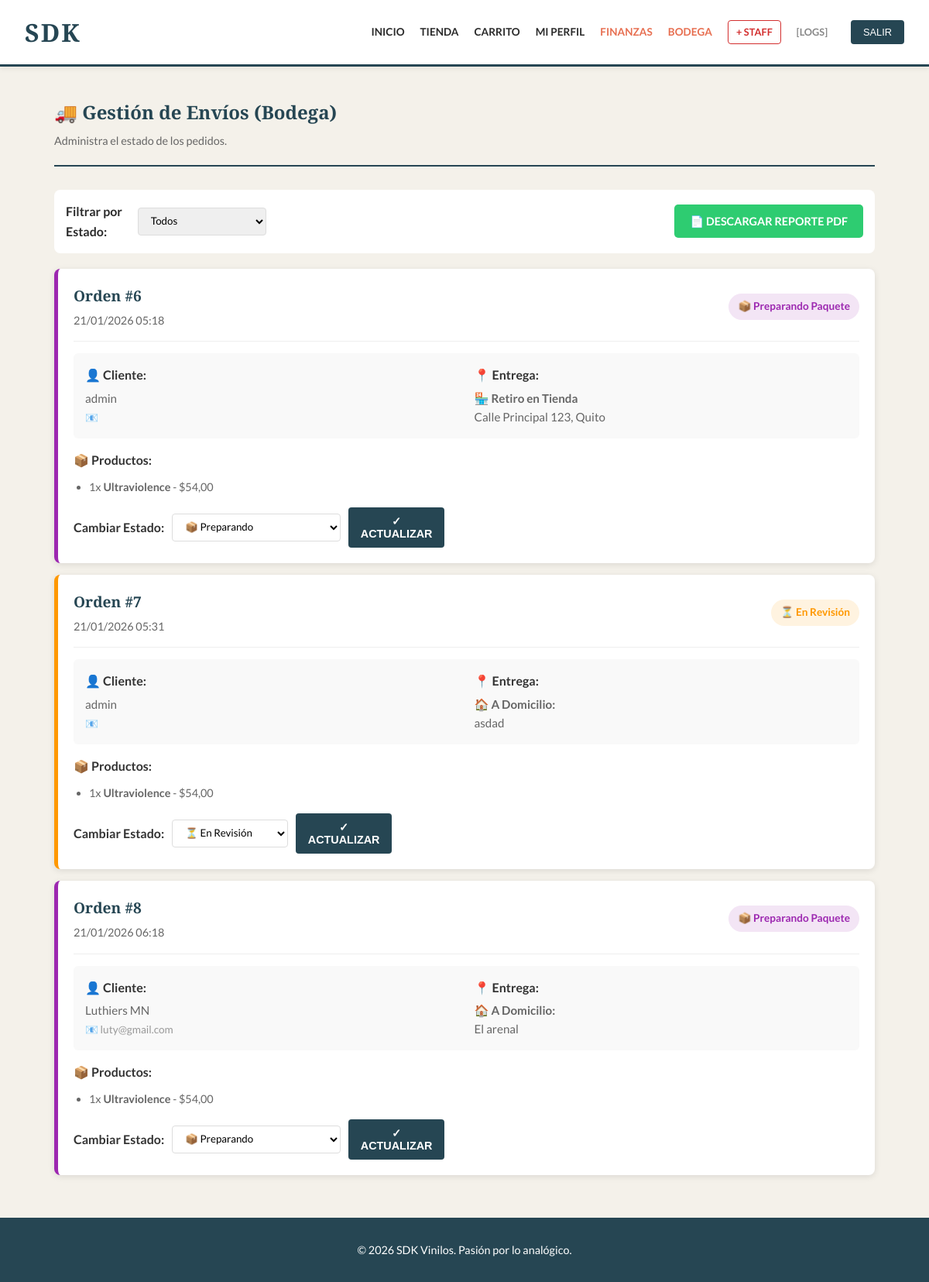
The app's page /bodega/pedidos/ (signed in) with its own data.
### tienda/models.py (models this page shows, shortened)
class OrdenVenta(models.Model):
    TIPO_ENTREGA_CHOICES = [
        ('DOMICILIO', 'Entrega a Domicilio'),
        ('RETIRO', 'Retiro en Tienda'),
    ]
    ESTADOS = [('PENDIENTE', 'Pendiente'), ('PAGADO', 'Pagado'), ('DEVUELTO', 'Devuelto')]
    ESTADOS_ENVIO = [
        ('REVISION', '⏳ En Revisión'),
        ('PREPARANDO', '📦 Preparando Paquete'),
        ('EN_CAMINO', '🚚 En Camino'),
        ('ENTREGADO', '✅ Entregado'),
    ]
    cliente = models.ForeignKey(User, on_delete=models.CASCADE)
    fechaCompra = models.DateTimeField(auto_now_add=True)
    estadoOrden = models.CharField(max_length=20, choices=ESTADOS, default='PENDIENTE')
    subtotalSinImpuestos = models.DecimalField(max_digits=10, decimal_places=2, default=0)
    valorImpuestos = models.DecimalField(max_digits=10, decimal_places=2, default=0)
    valorDescuento = models.DecimalField(max_digits=10, decimal_places=2, default=0)
    totalFinal = models.DecimalField(max_digits=10, decimal_places=2, default=0)
    estadoEntrega = models.CharField(max_length=20, choices=ESTADOS_ENVIO, default='REVISION')
    metodoPago = models.CharField(max_length=50, default='Tarjeta Crédito')
    infoPago = models.CharField(max_length=20, default='**** 0000', verbose_name="Terminación Tarjeta")
    motivoDevolucion = models.TextField(blank=True, null=True)
    montoReembolsado = models.DecimalField(max_digits=10, decimal_places=2, default=0)
    cuponAplicado = models.ForeignKey(CuponDescuento, on_delete=models.SET_NULL, null=True, blank=True)
    tipoEntrega = models.CharField(max_length=20,choices=TIPO_ENTREGA_CHOICES,default='RETIRO')
    direccionEntrega = models.TextField( null=True,blank=True,help_text="Dirección de entrega a domicilio")
    montoDescuento = models.DecimalField(max_digits=10, decimal_places=2, default=0)
    class Meta:
        ordering = ['-fechaCompra']

class DetalleOrden(models.Model):
    orden = models.ForeignKey(OrdenVenta, related_name='detalles', on_delete=models.CASCADE)
    producto = models.ForeignKey(ViniloMusical, on_delete=models.PROTECT)
    cantidad = models.IntegerField(default=1)
    precioUnitarioHistorico = models.DecimalField(max_digits=10, decimal_places=2)

class ViniloMusical(models.Model):
    tituloDisco = models.CharField(max_length=200)
    artistaPrincipal = models.CharField(max_length=200)
    precioUnitario = models.DecimalField(
        max_digits=10,
        decimal_places=2,
        help_text="Precio CON IVA incluido (Ley Ecuador)"
    )
    stockDisponible = models.IntegerField(default=0)
    porcentajeDescuento = models.IntegerField(
        default=0,
        verbose_name="Descuento (%)",
        help_text="0 para precio normal"
    )
    activo = models.BooleanField(default=True, verbose_name="¿Activo en Tienda?")
    imagenPortada = models.ImageField(upload_to='portadas/', blank=True, null=True)
    imagenUrl = models.URLField(
        max_length=500,
        blank=True,
        null=True,
        verbose_name="URL de Imagen (Opcional)"
    )
    categoria = models.CharField(max_length=100, verbose_name="Género Musical")
    esNuevo = models.BooleanField(default=True)
    aceptaDevolucion = models.BooleanField(default=True)
    descripcion = models.TextField(
        blank=True,
        null=True,
        verbose_name="Descripción del Álbum",
        help_text="Historia del disco, canciones destacadas, etc."
    )
    listaCanciones = models.TextField(
        blank=True,
        null=True,
        verbose_name="Lista de Canciones",
        help_text="Una por línea o separadas por comas"
    )
    class Meta:
        verbose_name = "Vinilo Musical"
        verbose_name_plural = "Vinilos Musicales"
        ordering = ['-id']

### tienda/views.py (the view)
# urls.py: path('bodega/pedidos/', views.gestionPedidosBodega, name='pedidos_bodega'),
@user_passes_test(esBodeguero)
def gestionPedidosBodega(request):
    pedidos_pendientes = OrdenVenta.objects.filter(
        estadoOrden='PAGADO'
    ).exclude(
        estadoEntrega='ENTREGADO'
    ).order_by('fechaCompra')
    return render(request, 'tienda/admin_pedidos.html', {'ordenes': pedidos_pendientes})

### tienda/templatetags/roles.py (called while the page is built)
@register.filter(name='tiene_rol')
def tiene_rol(user, nombre_grupo):
    if user.is_superuser:
        return True
    return user.groups.filter(name=nombre_grupo).exists()

### tienda/views.py (called while the page is built)
def esBodeguero(user): return user.is_superuser or user.groups.filter(name='Bodega').exists()

### tienda/templates/tienda/admin_pedidos.html (shortened to what this page needs)
{% extends 'tienda/base.html' %}
{% block content %}
<div style="display: flex; justify-content: space-between; align-items: center; margin-bottom: 30px; border-bottom: 2px solid var(--secundario); padding-bottom: 20px;">
    <div>
        <h2 style="margin: 0; color: var(--secundario);">🚚 Gestión de Envíos (Bodega)</h2>
        <p style="margin: 5px 0 0 0; color: #666; font-size: 0.9rem;">Administra el estado de los pedidos.</p>
    </div>
</div>
<div style="background: #fff; padding: 15px; border-radius: 8px; margin-bottom: 20px; display: flex; justify-content: space-between; align-items: center;">
    <div style="display: flex; gap: 15px; align-items: center;">
        <label for="filtroEstado" style="font-weight: bold;">Filtrar por Estado:</label>
        <select id="filtroEstado" onchange="filtrarPedidos()" style="padding: 8px 12px; border: 1px solid #ddd; border-radius: 4px;">
            <option value="">Todos</option>
        </select>
    </div>
    <a href="{% url 'reporte_bodega_pdf' %}" class="btn" style="background: #2ecc71; display: flex; align-items: center; gap: 8px; text-decoration: none; color: white; padding: 10px 20px; border-radius: 5px; font-weight: bold;">
        📄 Descargar Reporte PDF
    </a>
</div>
<div id="listaPedidos">
    {% for orden in ordenes %}
    <div class="pedido-card" data-estado="{{ orden.estadoEntrega }}" style="background: #fff; padding: 20px; border-radius: 8px; margin-bottom: 15px; border-left: 5px solid {% if orden.estadoEntrega == 'REVISION' %}#ff9800{% elif orden.estadoEntrega == 'PREPARANDO' %}#9c27b0{% elif orden.estadoEntrega == 'EN_CAMINO' %}#2196f3{% else %}#4caf50{% endif %}; box-shadow: 0 2px 8px rgba(0,0,0,0.1);">
        <div style="display: flex; justify-content: space-between; align-items: center; margin-bottom: 15px; padding-bottom: 15px; border-bottom: 1px solid #eee;">
            <div>
                <h3 style="margin: 0; font-size: 1.2rem; color: var(--secundario);">Orden #{{ orden.id }}</h3>
                <p style="margin: 5px 0 0 0; color: #666; font-size: 0.9rem;">{{ orden.fechaCompra|date:'d/m/Y H:i' }}</p>
            </div>
            <div style="text-align: right;">
                <span style="display: inline-block; padding: 6px 12px; border-radius: 20px; font-weight: bold; font-size: 0.85rem;
                    {% if orden.estadoEntrega == 'REVISION' %}background: #fff3e0; color: #ff9800;
                    {% elif orden.estadoEntrega == 'PREPARANDO' %}background: #f3e5f5; color: #9c27b0;
                    {% elif orden.estadoEntrega == 'EN_CAMINO' %}background: #e3f2fd; color: #2196f3;
                    {% else %}background: #e8f5e9; color: #4caf50;{% endif %}">
                    {{ orden.get_estadoEntrega_display }}
                </span>
            </div>
        </div>
        <div style="display: grid; grid-template-columns: 1fr 1fr; gap: 20px; margin-bottom: 15px; padding: 15px; background: #f9f9f9; border-radius: 6px;">
            <div>
                <p style="margin: 0; font-weight: bold; color: #333;">👤 Cliente:</p>
                <p style="margin: 5px 0 0 0; font-size: 0.95rem; color: #666;">
                    {% if orden.cliente.first_name %}
                        {{ orden.cliente.first_name }} {{ orden.cliente.last_name }}
                    {% else %}
                        {{ orden.cliente.username }}
                    {% endif %}
                </p>
                <p style="margin: 3px 0 0 0; font-size: 0.85rem; color: #999;">
                    📧 {{ orden.cliente.email }}
                </p>
            </div>
            <div>
                <p style="margin: 0; font-weight: bold; color: #333;">📍 Entrega:</p>
                <p style="margin: 5px 0 0 0; font-size: 0.95rem; color: #666;">
                    {% if orden.tipoEntrega == 'DOMICILIO' %}
                        <strong>🏠 A Domicilio:</strong><br>{{ orden.direccionEntrega }}
                    {% else %}
                        <strong>🏪 Retiro en Tienda</strong><br>Calle Principal 123, Quito
                    {% endif %}
                </p>
            </div>
        </div>
        <div style="margin-bottom: 15px;">
            <p style="margin: 0 0 10px 0; font-weight: bold; color: #333;">📦 Productos:</p>
            <ul style="margin: 0; padding-left: 20px;">
                {% for detalle in orden.detalles.all %}
                <li style="margin: 5px 0; color: #666; font-size: 0.9rem;">
                    {{ detalle.cantidad }}x <strong>{{ detalle.producto.tituloDisco }}</strong> - ${{ detalle.precioUnitarioHistorico }}
                </li>
                {% endfor %}
            </ul>
        </div>
        <div style="display: flex; gap: 10px; align-items: center;">
            <label style="font-weight: bold; color: #333;">Cambiar Estado:</label>
            <form method="POST" action="{% url 'actualizar_envio' orden.id %}" style="display: flex; gap: 10px;">
                <select name="nuevoEstado" style="padding: 8px 12px; border: 1px solid #ddd; border-radius: 4px; background: #fff;">
                    {% if orden.estadoEntrega == 'REVISION' %}
                        <option value="REVISION" selected>⏳ En Revisión</option>
                    {% elif orden.estadoEntrega == 'PREPARANDO' %}
                        <option value="PREPARANDO" selected>📦 Preparando</option>
                    {% elif orden.estadoEntrega == 'EN_CAMINO' %}
                        <option value="REVISION" disabled style="color: #ccc;">⏳ En Revisión (Ya pasado)</option>
                        <option value="PREPARANDO" disabled style="color: #ccc;">📦 Preparando (Ya pasado)</option>
                        <option value="EN_CAMINO" selected>🚚 En Camino</option>
                        <option value="ENTREGADO">✅ Entregado</option>
                    {% endif %}
                </select>
                <button type="submit" class="btn" style="background: var(--secundario); color: white; padding: 8px 16px; font-size: 0.9rem; border: none; border-radius: 4px; cursor: pointer;">
                    ✓ Actualizar
                </button>
            </form>
        </div>
    </div>
    {% empty %}
    <div style="text-align: center; padding: 40px; background: #fff; border-radius: 8px; color: #999;">
        <p style="font-size: 1.2rem; margin: 0;">No hay pedidos pendientes.</p>
    </div>
    {% endfor %}
</div>
{% endblock %}

### tienda/templates/tienda/base.html (style rules this page uses)
:root { --fondo: #f4f1ea; --texto: #2b2b2b; --acento: #e76f51; --secundario: #264653; --borde: #dcd6cc; }
body { font-family: 'Lato', sans-serif; background-color: var(--fondo); color: var(--texto); margin: 0; line-height: 1.6; min-height: 100vh; display: flex; flex-direction: column; }
h1, h2, h3 { font-family: 'Playfair Display', serif; color: var(--secundario); margin-top: 0; }
.btn { display: inline-block; background: var(--acento); color: white; padding: 10px 20px; text-decoration: none; border-radius: 4px; font-weight: bold; border: none; cursor: pointer; transition: transform 0.2s, background 0.3s; font-size: 0.9rem; text-transform: uppercase; }
input[type="text"], input[type="password"], input[type="email"], input[type="number"], select { width: 100%; padding: 10px; margin: 8px 0; border: 1px solid #ccc; border-radius: 4px; box-sizing: border-box; font-family: 'Lato', sans-serif; }

### records on screen
OrdenVenta: id "6", fechaCompra "21/01/2026 05:18", estadoEntrega "📦 Preparando Paquete", cliente.username "admin", tipoEntrega "🏪 Retiro en Tienda", nuevoEstado "📦 Preparando"
DetalleOrden: cantidad "1", producto.tituloDisco "Ultraviolence", precioUnitarioHistorico "54,00"
OrdenVenta: id "7", fechaCompra "21/01/2026 05:31", estadoEntrega "⏳ En Revisión", cliente.username "admin", direccionEntrega "asdad", nuevoEstado "⏳ En Revisión"
DetalleOrden: cantidad "1", producto.tituloDisco "Ultraviolence", precioUnitarioHistorico "54,00"
OrdenVenta: id "8", fechaCompra "21/01/2026 06:18", estadoEntrega "📦 Preparando Paquete", cliente.first_name "Luthiers", cliente.last_name "MN", cliente.email "luty@gmail.com", direccionEntrega "El arenal", nuevoEstado "📦 Preparando"
DetalleOrden: cantidad "1", producto.tituloDisco "Ultraviolence", precioUnitarioHistorico "54,00"
